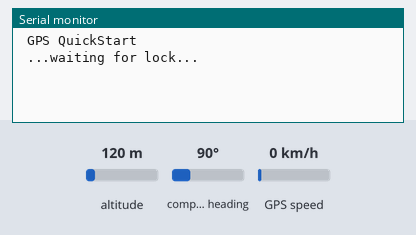
Recording of a sketch running on a simulated Arduino Uno, built for the host (arithmetic inside an expression is 32-bit, double 64-bit). On the bench: the last lines printed to the serial monitor. The test bench sets the inputs (shaded band); at power-on: altitude 120 m, GPS speed 0 km/h, compass heading 90°. The GPS gets a fix after 3 s at 37.7749, -122.4194 with 8 satellites.

Above: at 1.2 s.
1.3 s: altitude set to 20 m
At 3.8 s:
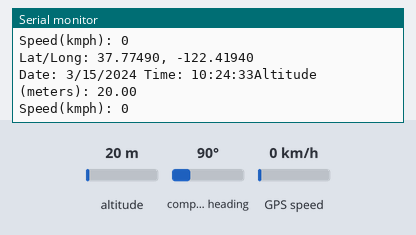
4.5 s: GPS speed set to 2 km/h
At 5.7 s:
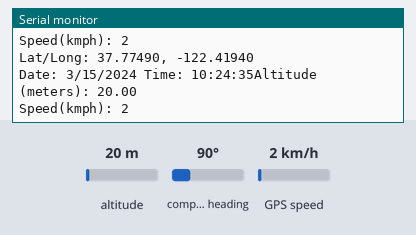
6.0 s: compass heading set to 7°
At 6.5 s:
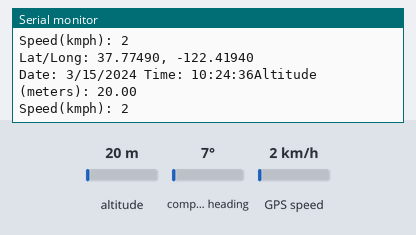
Timing chart, 0 to 9.0 s (numbered marks = the images above; inputs shaded):
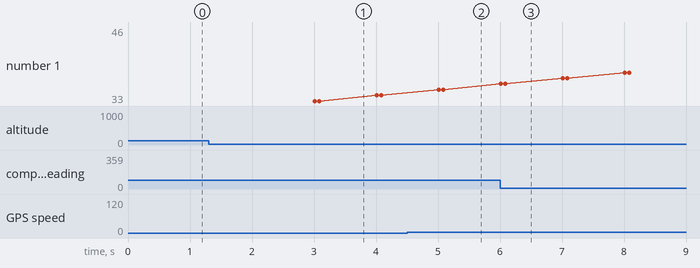

The sketch:

GPS1_2.ino
```cpp
/*Example GPS Parser based off of arduiniana.org TinyGPS examples.
For the SparkFun GPS Shield. Make sure the switch is set to DLINE.
Uses the NewSoftSerial library for serial communication with your GPS,
so connect your GPS TX and RX pin to any digital pin on the Arduino,
just be sure to define which pins you are using on the Arduino to
communicate with the GPS module.
REVISIONS:
1-17-11
changed values to RXPIN = 2 and TXPIN = to correspond with
hardware v14+. Hardware v13 used RXPIN = 3 and TXPIN = 2.*/

// In order for this sketch to work, you will need to download
// NewSoftSerial and TinyGPS libraries from arduiniana.org and put them
// into the hardware->libraries folder in your ardiuno directory.

//These are the libraries we must include so we can get data from the GPS
#include <SoftwareSerial.h>
#include <TinyGPS.h>


//These are for the LCD display so we can see where we are when on the move.


// Define which pins you will use on the Arduino to communicate with your
// GPS. In this case, the GPS module's TX pin will connect to the
// Arduino's RXPIN which is pin 3.
#define RXPIN 2
#define TXPIN 3

//Set this value equal to the baud rate of your GPS
#define GPSBAUD 4800

//Create an instance of the TinyGPS object
TinyGPS gps;

//Initialize the NewSoftSerial library to the pins you defined above
SoftwareSerial uart_gps(RXPIN, TXPIN);

// This is where you declare prototypes for the functions that will be
// using the TinyGPS library.
void getgps(TinyGPS &gps);

// In the setup function, you need to initialize two serial ports; the
// standard hardware serial port (Serial()) to communicate with your
// terminal program an another serial port (NewSoftSerial()) for your
// GPS.


//=======================================================================================================\\
// \\
// \\
// Print Messages \\
// In this section all functions print messages to the LCD screen and serial monitor \\
// \\
//=======================================================================================================\\


void printCoordinates(float latitude, float longitude)
{
  //This message will print out the latitude and longitude


  //Prints and identical message to the serial monitor
  Serial.print("Lat/Long: ");
  Serial.print(latitude,5);
  Serial.print(", ");
  Serial.println(longitude,5);

  //delay for 5 secons so that the information can be read

}


void printSpeedAltitude()
{
  //This functions prints the speed and altitude out to the LCD screen
  int currentSpd = gps.f_speed_kmph();

  //The speed is always extremely high or low when inside or close to
  //not moving. These boundries are for no speed and the fastest
  //unmanned vehicle ever to travel on earth
  if(currentSpd < 0 || currentSpd > 10400)
  {
    currentSpd = 0;
  }


  //prints to serial monitor
  Serial.print("Altitude (meters): "); Serial.println(gps.f_altitude());
  // And same goes for speed
  Serial.print("Speed(kmph): "); Serial.println(currentSpd);
  Serial.println();

  //delay for 5 secons so that the information can be read

}

void printDateTime(int year, byte byteMonth, byte byteDay, byte byteHour, byte byteMinute, byte byteSecond)
{
  //Here you can put in the time difference from GMT so we
  //can later convert to local time
  int timeDiff = 4;

  //This is converting all the byte date into integers so they
  //can be worked with much more easily within the code
  int month = (int) byteMonth;
  int day = (int) byteDay;
  int hour = (int) byteHour;
  int minute = (int) byteMinute;
  int second = (int) byteSecond;


  //If the data has not been acquired yet it will display as 0's
  //so we replace zeros with a calibration message until we have
  //the current date.


  //Convert the given time into our local time
  int localHour = hour - timeDiff;

  //You can get negative hours from the previous subtraction
  //In this case, just add 24 hours to be within a valid range again
  if (localHour < 0)
  {
    localHour = localHour + 24;
  }

  //Print a leading zero if necessary

  //Print a leading zero if necessary


  //Print data and time to the serial monitor
  Serial.print("Date: ");
  Serial.print(month);
  Serial.print("/");
  Serial.print(day);
  Serial.print("/");
  Serial.print(year);
  Serial.print(" Time: ");
  Serial.print(hour);
  Serial.print(":");
  Serial.print(minute);
  Serial.print(":");
  Serial.print(second);

}


//=======================================================================================================\\
// \\
// \\
// Arduino Main Functions \\
// \\
// \\
//=======================================================================================================\\


void setup()
{

  Serial.begin(9600);
  //Sets baud rate of your GPS
  uart_gps.begin(GPSBAUD);


  //The same message is outputted to the serial monitor instead of the LCD screen.
  Serial.println("");
  Serial.println(" GPS QuickStart");
  Serial.println(" ...waiting for lock... ");
  Serial.println("");
}


void loop()
{
  while (uart_gps.available()) // While there is data on the RX pin...
  {
      int c = uart_gps.read(); // load the data into a variable...
      if (gps.encode(c)) // if there is a new valid sentence...
      {
        getgps(gps); // then grab the data.
             }
  }
}


//=======================================================================================================\\
// \\
// \\
// GPS Functions \\
// \\
// \\
//=======================================================================================================\\


// The getgps function will get and print the values we want.
void getgps(TinyGPS &gps)
{
  // To get all of the data into varialbes that you can use in your code,
  // all you need to do is define variables and query the object for the
  // data. To see the complete list of functions see keywords.txt file in
  // the TinyGPS and NewSoftSerial libs.

  // Define the variables that will be used for coordinates
  float latitude, longitude;

  // Same goes for date and time
  int year;
  byte month, day, hour, minute, second, hundredths;

  // Then call this function to get coordinates from the library
  gps.f_get_position(&latitude, &longitude);

  //We grab a cracked date and time from the tinygps library
  gps.crack_datetime(&year,&month,&day,&hour,&minute,&second,&hundredths);

  //Print the LCD coordinates to the LCD and serial monitor
  printCoordinates(latitude,longitude);

  //print date and time to the LCD
  printDateTime(year, month, day, hour, minute, second);

  //print velocity and elevation to LCD
  printSpeedAltitude();
}
```

Measured:
- after the input at 1.3 s, the serial monitor: prints a new line after 1.7 s (image 1)
- after the input at 4.5 s, the serial monitor: prints a new line after 0.53 s (image 2)
